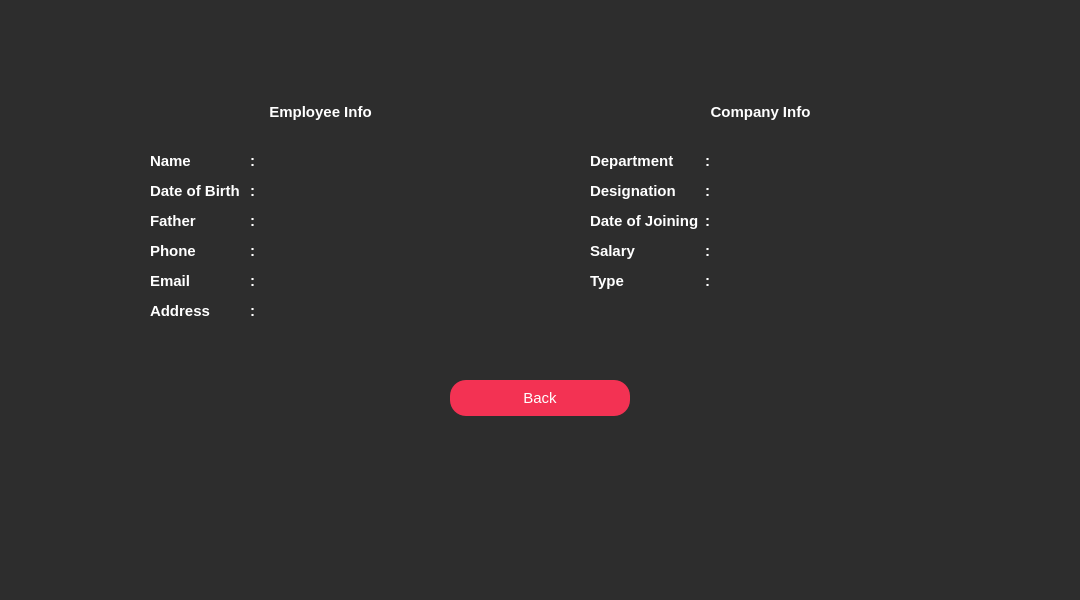
<?xml version="1.0" encoding="UTF-8"?>
<ui version="4.0">
 <class>EmployeeInfo</class>
 <widget class="QWidget" name="EmployeeInfo">
  <property name="geometry">
   <rect>
    <x>0</x>
    <y>0</y>
    <width>1080</width>
    <height>600</height>
   </rect>
  </property>
  <property name="windowTitle">
   <string>Form</string>
  </property>
  <property name="styleSheet">
   <string notr="true">#EmployeeInfo
{
	background:#2D2D2D;
}</string>
  </property>
  <widget class="QLabel" name="label">
   <property name="geometry">
    <rect>
     <x>0</x>
     <y>350</y>
     <width>250</width>
     <height>250</height>
    </rect>
   </property>
   <property name="text">
    <string/>
   </property>
   <property name="pixmap">
    <pixmap resource="resources.qrc">:/Images/bottom.png</pixmap>
   </property>
   <property name="scaledContents">
    <bool>true</bool>
   </property>
  </widget>
  <widget class="QLabel" name="label_3">
   <property name="geometry">
    <rect>
     <x>830</x>
     <y>350</y>
     <width>250</width>
     <height>250</height>
    </rect>
   </property>
   <property name="text">
    <string/>
   </property>
   <property name="pixmap">
    <pixmap resource="resources.qrc">:/Images/bottom right.png</pixmap>
   </property>
   <property name="scaledContents">
    <bool>true</bool>
   </property>
  </widget>
  <widget class="QLabel" name="label_2">
   <property name="geometry">
    <rect>
     <x>400</x>
     <y>-5</y>
     <width>280</width>
     <height>50</height>
    </rect>
   </property>
   <property name="text">
    <string/>
   </property>
   <property name="pixmap">
    <pixmap resource="resources.qrc">:/Images/top_bar.png</pixmap>
   </property>
   <property name="scaledContents">
    <bool>true</bool>
   </property>
  </widget>
  <widget class="QLabel" name="label_4">
   <property name="geometry">
    <rect>
     <x>120</x>
     <y>90</y>
     <width>400</width>
     <height>260</height>
    </rect>
   </property>
   <property name="text">
    <string/>
   </property>
   <property name="pixmap">
    <pixmap resource="resources.qrc">:/Images/personal_card.png</pixmap>
   </property>
   <property name="scaledContents">
    <bool>true</bool>
   </property>
  </widget>
  <widget class="QLabel" name="label_5">
   <property name="geometry">
    <rect>
     <x>560</x>
     <y>90</y>
     <width>400</width>
     <height>260</height>
    </rect>
   </property>
   <property name="text">
    <string/>
   </property>
   <property name="pixmap">
    <pixmap resource="resources.qrc">:/Images/company_card.png</pixmap>
   </property>
   <property name="scaledContents">
    <bool>true</bool>
   </property>
  </widget>
  <widget class="QLabel" name="label_6">
   <property name="geometry">
    <rect>
     <x>310</x>
     <y>459</y>
     <width>460</width>
     <height>191</height>
    </rect>
   </property>
   <property name="text">
    <string/>
   </property>
   <property name="pixmap">
    <pixmap resource="resources.qrc">:/Images/Corporate Management.png</pixmap>
   </property>
   <property name="scaledContents">
    <bool>true</bool>
   </property>
  </widget>
  <widget class="QPushButton" name="pushButton">
   <property name="geometry">
    <rect>
     <x>450</x>
     <y>380</y>
     <width>180</width>
     <height>36</height>
    </rect>
   </property>
   <property name="font">
    <font>
     <pointsize>11</pointsize>
    </font>
   </property>
   <property name="styleSheet">
    <string notr="true">#pushButton
{
	border:none;
	background:#F33253;
	color:white;
	border-radius:16px;
}

#pushButton:hover
{
	border:2px solid #F33253;
	background:#2D2D2D;
	color:#F33253;
	border-radius:16px;
}</string>
   </property>
   <property name="text">
    <string>Back</string>
   </property>
  </widget>
  <widget class="QLabel" name="label_7">
   <property name="geometry">
    <rect>
     <x>430</x>
     <y>0</y>
     <width>221</width>
     <height>34</height>
    </rect>
   </property>
   <property name="font">
    <font>
     <pointsize>10</pointsize>
     <weight>75</weight>
     <bold>true</bold>
    </font>
   </property>
   <property name="styleSheet">
    <string notr="true">color:white;</string>
   </property>
   <property name="text">
    <string/>
   </property>
  </widget>
  <widget class="QLabel" name="label_8">
   <property name="geometry">
    <rect>
     <x>130</x>
     <y>92</y>
     <width>381</width>
     <height>40</height>
    </rect>
   </property>
   <property name="font">
    <font>
     <pointsize>11</pointsize>
     <weight>75</weight>
     <bold>true</bold>
    </font>
   </property>
   <property name="styleSheet">
    <string notr="true">#label_8
{
	color:white;
}</string>
   </property>
   <property name="text">
    <string>&lt;html&gt;&lt;head/&gt;&lt;body&gt;&lt;p align=&quot;center&quot;&gt;Employee Info&lt;/p&gt;&lt;/body&gt;&lt;/html&gt;</string>
   </property>
  </widget>
  <widget class="QLabel" name="label_9">
   <property name="geometry">
    <rect>
     <x>570</x>
     <y>92</y>
     <width>381</width>
     <height>40</height>
    </rect>
   </property>
   <property name="font">
    <font>
     <pointsize>11</pointsize>
     <weight>75</weight>
     <bold>true</bold>
    </font>
   </property>
   <property name="styleSheet">
    <string notr="true">#label_9
{
	color:white;
}</string>
   </property>
   <property name="text">
    <string>&lt;html&gt;&lt;head/&gt;&lt;body&gt;&lt;p align=&quot;center&quot;&gt;Company Info&lt;/p&gt;&lt;/body&gt;&lt;/html&gt;</string>
   </property>
  </widget>
  <widget class="QLabel" name="wr">
   <property name="geometry">
    <rect>
     <x>150</x>
     <y>150</y>
     <width>91</width>
     <height>21</height>
    </rect>
   </property>
   <property name="font">
    <font>
     <pointsize>11</pointsize>
     <weight>75</weight>
     <bold>true</bold>
    </font>
   </property>
   <property name="styleSheet">
    <string notr="true">color:white;</string>
   </property>
   <property name="text">
    <string>Name</string>
   </property>
  </widget>
  <widget class="QLabel" name="eeqwe">
   <property name="geometry">
    <rect>
     <x>150</x>
     <y>180</y>
     <width>101</width>
     <height>21</height>
    </rect>
   </property>
   <property name="font">
    <font>
     <pointsize>11</pointsize>
     <weight>75</weight>
     <bold>true</bold>
    </font>
   </property>
   <property name="styleSheet">
    <string notr="true">color:white;</string>
   </property>
   <property name="text">
    <string>Date of Birth </string>
   </property>
  </widget>
  <widget class="QLabel" name="ewr">
   <property name="geometry">
    <rect>
     <x>150</x>
     <y>210</y>
     <width>91</width>
     <height>21</height>
    </rect>
   </property>
   <property name="font">
    <font>
     <pointsize>11</pointsize>
     <weight>75</weight>
     <bold>true</bold>
    </font>
   </property>
   <property name="styleSheet">
    <string notr="true">color:white;</string>
   </property>
   <property name="text">
    <string>Father </string>
   </property>
  </widget>
  <widget class="QLabel" name="Phone">
   <property name="geometry">
    <rect>
     <x>150</x>
     <y>240</y>
     <width>91</width>
     <height>21</height>
    </rect>
   </property>
   <property name="font">
    <font>
     <pointsize>11</pointsize>
     <weight>75</weight>
     <bold>true</bold>
    </font>
   </property>
   <property name="styleSheet">
    <string notr="true">color:white;</string>
   </property>
   <property name="text">
    <string>Phone </string>
   </property>
  </widget>
  <widget class="QLabel" name="ebfghf">
   <property name="geometry">
    <rect>
     <x>150</x>
     <y>270</y>
     <width>91</width>
     <height>21</height>
    </rect>
   </property>
   <property name="font">
    <font>
     <pointsize>11</pointsize>
     <weight>75</weight>
     <bold>true</bold>
    </font>
   </property>
   <property name="styleSheet">
    <string notr="true">color:white;</string>
   </property>
   <property name="text">
    <string>Email </string>
   </property>
  </widget>
  <widget class="QLabel" name="werewr">
   <property name="geometry">
    <rect>
     <x>150</x>
     <y>300</y>
     <width>91</width>
     <height>21</height>
    </rect>
   </property>
   <property name="font">
    <font>
     <pointsize>11</pointsize>
     <weight>75</weight>
     <bold>true</bold>
    </font>
   </property>
   <property name="styleSheet">
    <string notr="true">color:white;</string>
   </property>
   <property name="text">
    <string>Address</string>
   </property>
  </widget>
  <widget class="QLabel" name="showEmpName_2">
   <property name="geometry">
    <rect>
     <x>590</x>
     <y>150</y>
     <width>95</width>
     <height>21</height>
    </rect>
   </property>
   <property name="font">
    <font>
     <pointsize>11</pointsize>
     <weight>75</weight>
     <bold>true</bold>
    </font>
   </property>
   <property name="styleSheet">
    <string notr="true">color:white;</string>
   </property>
   <property name="text">
    <string>Department</string>
   </property>
  </widget>
  <widget class="QLabel" name="showEmpFather_2">
   <property name="geometry">
    <rect>
     <x>590</x>
     <y>210</y>
     <width>111</width>
     <height>21</height>
    </rect>
   </property>
   <property name="font">
    <font>
     <pointsize>11</pointsize>
     <weight>75</weight>
     <bold>true</bold>
    </font>
   </property>
   <property name="styleSheet">
    <string notr="true">color:white;</string>
   </property>
   <property name="text">
    <string>Date of Joining</string>
   </property>
  </widget>
  <widget class="QLabel" name="showEmpGender_2">
   <property name="geometry">
    <rect>
     <x>590</x>
     <y>180</y>
     <width>95</width>
     <height>21</height>
    </rect>
   </property>
   <property name="font">
    <font>
     <pointsize>11</pointsize>
     <weight>75</weight>
     <bold>true</bold>
    </font>
   </property>
   <property name="styleSheet">
    <string notr="true">color:white;</string>
   </property>
   <property name="text">
    <string>Designation</string>
   </property>
  </widget>
  <widget class="QLabel" name="showEmpEmail_2">
   <property name="geometry">
    <rect>
     <x>590</x>
     <y>270</y>
     <width>95</width>
     <height>21</height>
    </rect>
   </property>
   <property name="font">
    <font>
     <pointsize>11</pointsize>
     <weight>75</weight>
     <bold>true</bold>
    </font>
   </property>
   <property name="styleSheet">
    <string notr="true">color:white;</string>
   </property>
   <property name="text">
    <string>Type</string>
   </property>
  </widget>
  <widget class="QLabel" name="showEmpPhone_2">
   <property name="geometry">
    <rect>
     <x>590</x>
     <y>240</y>
     <width>95</width>
     <height>21</height>
    </rect>
   </property>
   <property name="font">
    <font>
     <pointsize>11</pointsize>
     <weight>75</weight>
     <bold>true</bold>
    </font>
   </property>
   <property name="styleSheet">
    <string notr="true">color:white;</string>
   </property>
   <property name="text">
    <string>Salary</string>
   </property>
  </widget>
  <widget class="QLabel" name="showEmpName_3">
   <property name="geometry">
    <rect>
     <x>250</x>
     <y>150</y>
     <width>16</width>
     <height>21</height>
    </rect>
   </property>
   <property name="font">
    <font>
     <pointsize>11</pointsize>
     <weight>75</weight>
     <bold>true</bold>
    </font>
   </property>
   <property name="styleSheet">
    <string notr="true">color:white;</string>
   </property>
   <property name="text">
    <string>:</string>
   </property>
  </widget>
  <widget class="QLabel" name="showEmpName_4">
   <property name="geometry">
    <rect>
     <x>250</x>
     <y>180</y>
     <width>16</width>
     <height>21</height>
    </rect>
   </property>
   <property name="font">
    <font>
     <pointsize>11</pointsize>
     <weight>75</weight>
     <bold>true</bold>
    </font>
   </property>
   <property name="styleSheet">
    <string notr="true">color:white;</string>
   </property>
   <property name="text">
    <string>:</string>
   </property>
  </widget>
  <widget class="QLabel" name="showEmpName_5">
   <property name="geometry">
    <rect>
     <x>250</x>
     <y>210</y>
     <width>16</width>
     <height>21</height>
    </rect>
   </property>
   <property name="font">
    <font>
     <pointsize>11</pointsize>
     <weight>75</weight>
     <bold>true</bold>
    </font>
   </property>
   <property name="styleSheet">
    <string notr="true">color:white;</string>
   </property>
   <property name="text">
    <string>:</string>
   </property>
  </widget>
  <widget class="QLabel" name="showEmpName_6">
   <property name="geometry">
    <rect>
     <x>250</x>
     <y>240</y>
     <width>16</width>
     <height>21</height>
    </rect>
   </property>
   <property name="font">
    <font>
     <pointsize>11</pointsize>
     <weight>75</weight>
     <bold>true</bold>
    </font>
   </property>
   <property name="styleSheet">
    <string notr="true">color:white;</string>
   </property>
   <property name="text">
    <string>:</string>
   </property>
  </widget>
  <widget class="QLabel" name="showEmpName_7">
   <property name="geometry">
    <rect>
     <x>250</x>
     <y>270</y>
     <width>16</width>
     <height>21</height>
    </rect>
   </property>
   <property name="font">
    <font>
     <pointsize>11</pointsize>
     <weight>75</weight>
     <bold>true</bold>
    </font>
   </property>
   <property name="styleSheet">
    <string notr="true">color:white;</string>
   </property>
   <property name="text">
    <string>:</string>
   </property>
  </widget>
  <widget class="QLabel" name="showEmpName_8">
   <property name="geometry">
    <rect>
     <x>250</x>
     <y>300</y>
     <width>16</width>
     <height>21</height>
    </rect>
   </property>
   <property name="font">
    <font>
     <pointsize>11</pointsize>
     <weight>75</weight>
     <bold>true</bold>
    </font>
   </property>
   <property name="styleSheet">
    <string notr="true">color:white;</string>
   </property>
   <property name="text">
    <string>:</string>
   </property>
  </widget>
  <widget class="QLabel" name="showEmpName">
   <property name="geometry">
    <rect>
     <x>260</x>
     <y>151</y>
     <width>231</width>
     <height>21</height>
    </rect>
   </property>
   <property name="font">
    <font>
     <pointsize>11</pointsize>
    </font>
   </property>
   <property name="styleSheet">
    <string notr="true">color:white;</string>
   </property>
   <property name="text">
    <string/>
   </property>
  </widget>
  <widget class="QLabel" name="showEmpDOB">
   <property name="geometry">
    <rect>
     <x>260</x>
     <y>181</y>
     <width>231</width>
     <height>21</height>
    </rect>
   </property>
   <property name="font">
    <font>
     <pointsize>11</pointsize>
    </font>
   </property>
   <property name="styleSheet">
    <string notr="true">color:white;</string>
   </property>
   <property name="text">
    <string/>
   </property>
  </widget>
  <widget class="QLabel" name="showEmpFather">
   <property name="geometry">
    <rect>
     <x>260</x>
     <y>211</y>
     <width>231</width>
     <height>21</height>
    </rect>
   </property>
   <property name="font">
    <font>
     <pointsize>11</pointsize>
    </font>
   </property>
   <property name="styleSheet">
    <string notr="true">color:white;</string>
   </property>
   <property name="text">
    <string/>
   </property>
  </widget>
  <widget class="QLabel" name="showEmpPhone">
   <property name="geometry">
    <rect>
     <x>260</x>
     <y>241</y>
     <width>231</width>
     <height>21</height>
    </rect>
   </property>
   <property name="font">
    <font>
     <pointsize>11</pointsize>
    </font>
   </property>
   <property name="styleSheet">
    <string notr="true">color:white;</string>
   </property>
   <property name="text">
    <string/>
   </property>
  </widget>
  <widget class="QLabel" name="showEmpEmail">
   <property name="geometry">
    <rect>
     <x>260</x>
     <y>271</y>
     <width>231</width>
     <height>21</height>
    </rect>
   </property>
   <property name="font">
    <font>
     <pointsize>11</pointsize>
    </font>
   </property>
   <property name="styleSheet">
    <string notr="true">color:white;</string>
   </property>
   <property name="text">
    <string/>
   </property>
  </widget>
  <widget class="QLabel" name="showEmpAddress">
   <property name="geometry">
    <rect>
     <x>260</x>
     <y>301</y>
     <width>231</width>
     <height>21</height>
    </rect>
   </property>
   <property name="font">
    <font>
     <pointsize>11</pointsize>
    </font>
   </property>
   <property name="styleSheet">
    <string notr="true">color:white;</string>
   </property>
   <property name="text">
    <string/>
   </property>
  </widget>
  <widget class="QLabel" name="showEmpName_15">
   <property name="geometry">
    <rect>
     <x>705</x>
     <y>150</y>
     <width>16</width>
     <height>21</height>
    </rect>
   </property>
   <property name="font">
    <font>
     <pointsize>11</pointsize>
     <weight>75</weight>
     <bold>true</bold>
    </font>
   </property>
   <property name="styleSheet">
    <string notr="true">color:white;</string>
   </property>
   <property name="text">
    <string>:</string>
   </property>
  </widget>
  <widget class="QLabel" name="showEmpName_16">
   <property name="geometry">
    <rect>
     <x>705</x>
     <y>180</y>
     <width>16</width>
     <height>21</height>
    </rect>
   </property>
   <property name="font">
    <font>
     <pointsize>11</pointsize>
     <weight>75</weight>
     <bold>true</bold>
    </font>
   </property>
   <property name="styleSheet">
    <string notr="true">color:white;</string>
   </property>
   <property name="text">
    <string>:</string>
   </property>
  </widget>
  <widget class="QLabel" name="showEmpName_17">
   <property name="geometry">
    <rect>
     <x>705</x>
     <y>210</y>
     <width>16</width>
     <height>21</height>
    </rect>
   </property>
   <property name="font">
    <font>
     <pointsize>11</pointsize>
     <weight>75</weight>
     <bold>true</bold>
    </font>
   </property>
   <property name="styleSheet">
    <string notr="true">color:white;</string>
   </property>
   <property name="text">
    <string>:</string>
   </property>
  </widget>
  <widget class="QLabel" name="showEmpName_18">
   <property name="geometry">
    <rect>
     <x>705</x>
     <y>240</y>
     <width>16</width>
     <height>21</height>
    </rect>
   </property>
   <property name="font">
    <font>
     <pointsize>11</pointsize>
     <weight>75</weight>
     <bold>true</bold>
    </font>
   </property>
   <property name="styleSheet">
    <string notr="true">color:white;</string>
   </property>
   <property name="text">
    <string>:</string>
   </property>
  </widget>
  <widget class="QLabel" name="showEmpName_19">
   <property name="geometry">
    <rect>
     <x>705</x>
     <y>270</y>
     <width>16</width>
     <height>21</height>
    </rect>
   </property>
   <property name="font">
    <font>
     <pointsize>11</pointsize>
     <weight>75</weight>
     <bold>true</bold>
    </font>
   </property>
   <property name="styleSheet">
    <string notr="true">color:white;</string>
   </property>
   <property name="text">
    <string>:</string>
   </property>
  </widget>
  <widget class="QLabel" name="dept">
   <property name="geometry">
    <rect>
     <x>719</x>
     <y>151</y>
     <width>211</width>
     <height>21</height>
    </rect>
   </property>
   <property name="font">
    <font>
     <pointsize>11</pointsize>
    </font>
   </property>
   <property name="styleSheet">
    <string notr="true">color:white;</string>
   </property>
   <property name="text">
    <string/>
   </property>
  </widget>
  <widget class="QLabel" name="design">
   <property name="geometry">
    <rect>
     <x>719</x>
     <y>181</y>
     <width>211</width>
     <height>21</height>
    </rect>
   </property>
   <property name="font">
    <font>
     <pointsize>11</pointsize>
    </font>
   </property>
   <property name="styleSheet">
    <string notr="true">color:white;</string>
   </property>
   <property name="text">
    <string/>
   </property>
  </widget>
  <widget class="QLabel" name="doj">
   <property name="geometry">
    <rect>
     <x>719</x>
     <y>211</y>
     <width>211</width>
     <height>21</height>
    </rect>
   </property>
   <property name="font">
    <font>
     <pointsize>11</pointsize>
    </font>
   </property>
   <property name="styleSheet">
    <string notr="true">color:white;</string>
   </property>
   <property name="text">
    <string/>
   </property>
  </widget>
  <widget class="QLabel" name="salary">
   <property name="geometry">
    <rect>
     <x>719</x>
     <y>241</y>
     <width>211</width>
     <height>21</height>
    </rect>
   </property>
   <property name="font">
    <font>
     <pointsize>11</pointsize>
    </font>
   </property>
   <property name="styleSheet">
    <string notr="true">color:white;</string>
   </property>
   <property name="text">
    <string/>
   </property>
  </widget>
  <widget class="QLabel" name="type">
   <property name="geometry">
    <rect>
     <x>719</x>
     <y>271</y>
     <width>211</width>
     <height>21</height>
    </rect>
   </property>
   <property name="font">
    <font>
     <pointsize>11</pointsize>
    </font>
   </property>
   <property name="styleSheet">
    <string notr="true">color:white;</string>
   </property>
   <property name="text">
    <string/>
   </property>
  </widget>
 </widget>
 <resources>
  <include location="resources.qrc"/>
 </resources>
 <connections/>
</ui>
